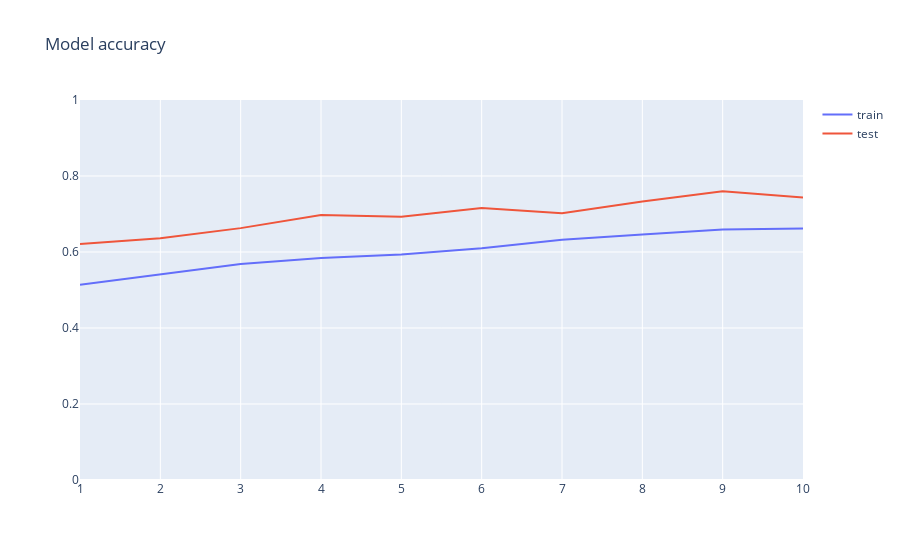

Source (notebook cell):
### Markdown cell above
#### 3.4 Mostrad las gráficas de accuracy de entrenamiento y validación del modelo. Opcionalmente, también podéis mostrar las gráficas de loss.

### Code cell
lista_epoch = np.linspace(1, num_epochs, num_epochs)

fig = go.Figure(layout_yaxis_range=[0,1])
fig.add_trace(go.Scatter(x=lista_epoch, y=history.history['accuracy'], mode='lines', name='train'))
fig.add_trace(go.Scatter(x=lista_epoch, y=history.history['val_accuracy'], mode='lines', name='test'))
fig.update_layout(title='Model accuracy', hovermode="x")
fig.show()

### Figure 1 — Plotly figure (JSON) as saved in the notebook; plotly's stock layout.template omitted (floating-point values rounded to 4 significant figures)
{"data": [{"mode": "lines", "name": "train", "type": "scatter", "x": [1, 2, 3, 4, 5, 6, 7, 8, 9, 10], "y": [0.5141, 0.5412, 0.5684, 0.5841, 0.5936, 0.61, 0.6321, 0.6462, 0.6594, 0.6618]}, {"mode": "lines", "name": "test", "type": "scatter", "x": [1, 2, 3, 4, 5, 6, 7, 8, 9, 10], "y": [0.6211, 0.6359, 0.6629, 0.6972, 0.6926, 0.7155, 0.7018, 0.7327, 0.7596, 0.7436]}], "layout": {"hovermode": "x", "title": {"text": "Model accuracy"}, "yaxis": {"range": [0, 1]}}}
